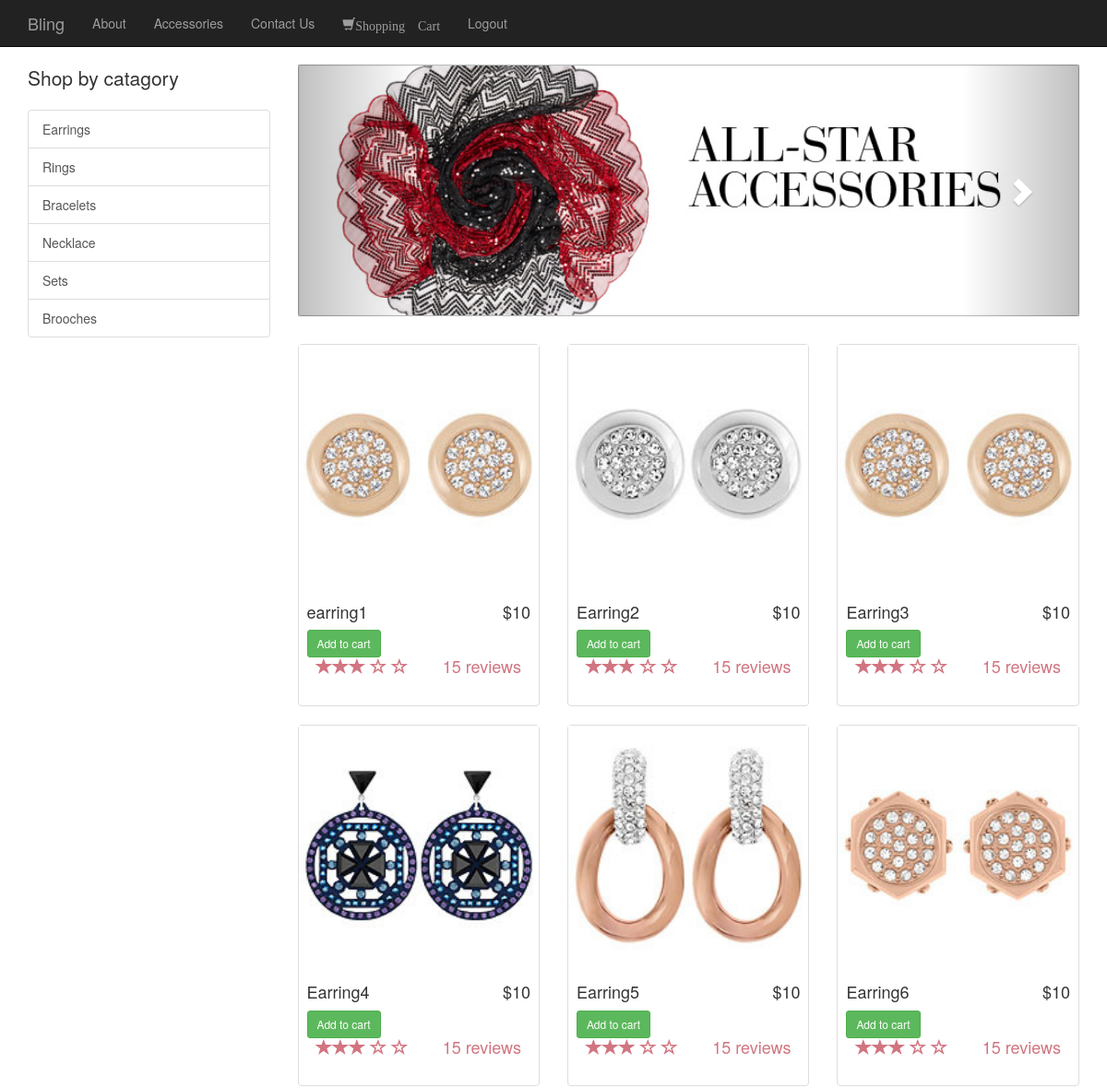
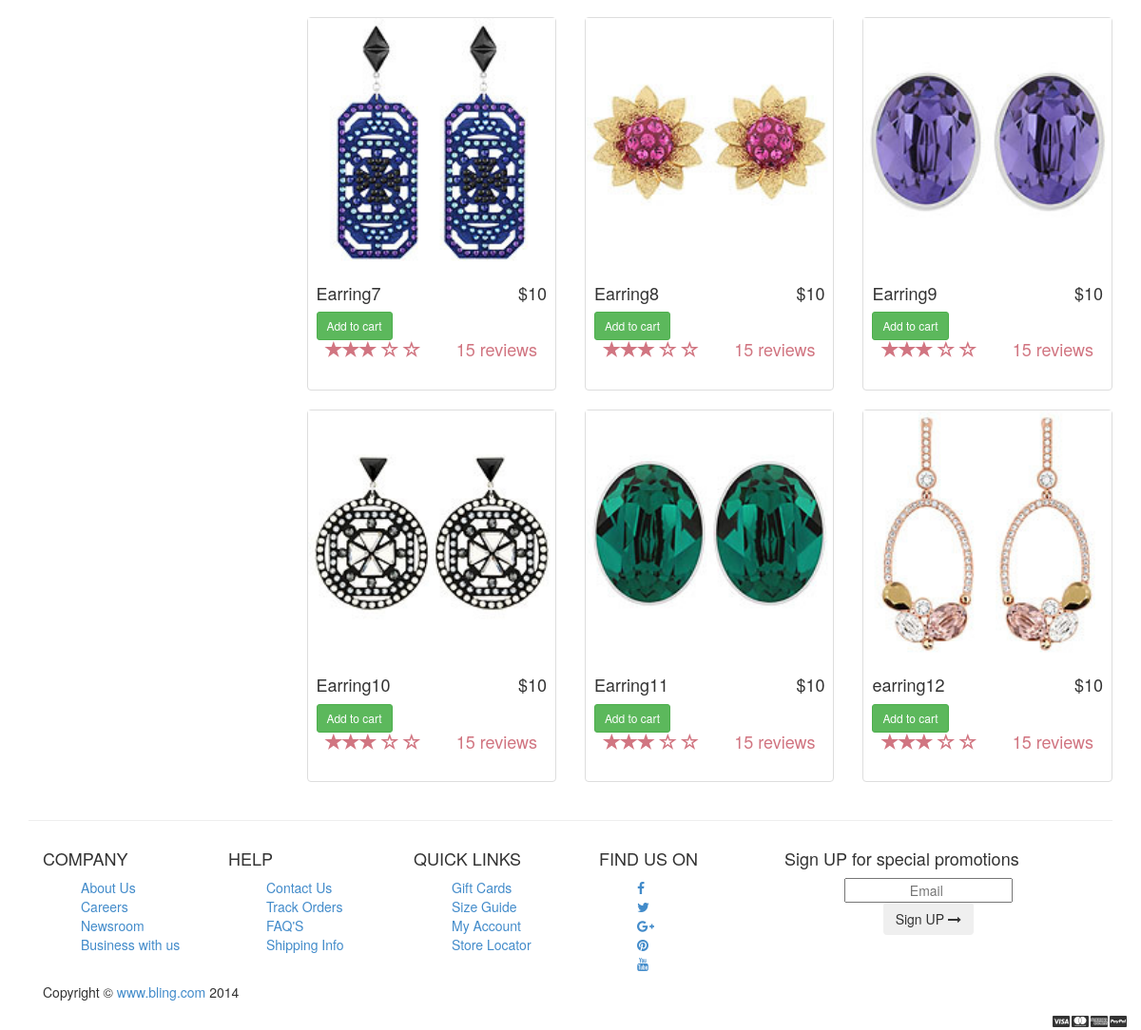
The app's page /earrings.php with its own data (2 pictures, top to bottom).
### tables this page shows
CREATE TABLE `accessories` (
  `id` int(11) NOT NULL AUTO_INCREMENT,
  `catagoryid` varchar(45) DEFAULT NULL,
  `name` varchar(45) DEFAULT NULL,
  `price` varchar(45) DEFAULT NULL,
  `description` varchar(45) DEFAULT NULL,
  `quantity` varchar(45) DEFAULT NULL,
  `reviews` int(11) DEFAULT NULL,
  `imgpath` varchar(100) DEFAULT NULL,
  PRIMARY KEY (`id`)
);

### earrings.php (the view, shortened to what this page needs)
<!DOCTYPE html>
<html lang="en">
	<head>
		<link rel="stylesheet" type="text/css" href="css/style.css">
		<link href="css/bootstrap.min.css" rel="stylesheet">
		<link href="css/shop-homepage.css" rel="stylesheet">
	</head>
	<body>
		<nav class="navbar navbar-inverse navbar-fixed-top" role="navigation">
			<div class="container">
				<div class="navbar-header">
					<a class="navbar-brand" href="home.php">Bling</a>
				</div>
				<div class="collapse navbar-collapse" id="bs-example-navbar-collapse-1">
					<ul class="nav navbar-nav">
						<li>
							<a href="about.php">About</a>
						</li>
						<li>
							<a href="accessories.php">Accessories</a>
						</li>
						<li>
							<a href="contact.php">Contact Us</a>
						</li>
						<li>
							<a href="cart.php" class="glyphicon glyphicon-shopping-cart">Shopping Cart</a>
						</li>
						<li>
							<a href="logout.php">Logout</a>
						</li>
					</ul>
				</div>
			</div>
		</nav>
		<div class="container">
			<div class="row">
				<div class="col-md-3">
					<p class="lead">Shop by catagory</p>
					<div class="list-group">
						<a href="earrings.php" class="list-group-item">Earrings</a>
						<a href="ring.php" class="list-group-item">Rings</a>
						<a href="bracelet.php" class="list-group-item">Bracelets</a>
						<a href="necklace.php" class="list-group-item">Necklace</a>
						<a href="sets.php" class="list-group-item">Sets</a>
						<a href="brooches.php" class="list-group-item">Brooches</a>
					</div>
				</div>
				<div class="col-md-9">
					<div class="row carousel-holder">
						<div class="col-md-12">
							<div id="carousel-example-generic" class="carousel slide" data-ride="carousel">
								<ol class="carousel-indicators">
									<li data-target="#carousel-example-generic" data-slide-to="0" class="active"></li>
									<li data-target="#carousel-example-generic" data-slide-to="1"></li>
									<li data-target="#carousel-example-generic" data-slide-to="2"></li>
								</ol>
								<div class="carousel-inner">
									<div class="item active">
										<img class="slide-image" src="images/slide_1.jpg" alt="">
									</div>
								</div>
								<a class="left carousel-control" href="#carousel-example-generic" data-slide="prev">
								<span class="glyphicon glyphicon-chevron-left"></span>
								</a>
								<a class="right carousel-control" href="#carousel-example-generic" data-slide="next">
								<span class="glyphicon glyphicon-chevron-right"></span>
								</a>
							</div>
						</div>
					</div>
					<div class="row">
						<?php
							require("config.php");
							$current_url = base64_encode($url="http://".$_SERVER['HTTP_HOST'].$_SERVER['REQUEST_URI']);
							$query = "SELECT
										id,
										name,
										price,
										description,
										imgpath,
										quantity,
										reviews
									FROM accessories where catagoryid=1";
							$resultSet = $mydb->query($query, MYSQLI_STORE_RESULT);
							while ($row = $resultSet->fetch_assoc())
							{
								echo '<div class="col-sm-4 col-lg-4 col-md-4">';
								echo '<div class="thumbnail">';
								echo '<img src="'.$row['imgpath'].'" alt="">';
								echo '<div class="caption">';
								echo '<h4 class="pull-right">$'.$row['price'].'</h4>';
								echo '<h4><p>'.$row['name'].'<p>';
								echo '<h4><a href="addtocart.php?type=add&accid='.$row['id'].'&accqty='.$row['quantity'].'&return_url='.$current_url.'" class="btn btn-success btn-sm">'.'Add to cart'.'</a>';
								echo ' <div class="ratings">';
								 echo '<p class="pull-right">15 reviews</p>';
							                            echo '<p>';
							                               echo ' <span class="glyphicon glyphicon-star"></span>';
							                                echo '<span class="glyphicon glyphicon-star"></span>';
							                                echo '<span class="glyphicon glyphicon-star"></span>';
							                               echo ' <span class="glyphicon glyphicon-star-empty"></span>';
							                               echo ' <span class="glyphicon glyphicon-star-empty"></span>';
							                           echo ' </p>';
								echo '</div>';
								echo '</div>';
								echo '</div>';
								echo '</div>';
							}
							?>
					</div>
				</div>
			</div>
		</div>
		<div class="container">
			<hr>
			<link href="//maxcdn.bootstrapcdn.com/font-awesome/4.2.0/css/font-awesome.min.css" rel="stylesheet">
			<div class="footer" id="footer">
				<div class="container">
					<div class="row">
						<div class="col-lg-2  col-md-2 col-sm-4 col-xs-6">
							<h4> COMPANY </h4>
							<ul>
								<li> <a href="#"> About Us </a> </li>
								<li> <a href="#"> Careers </a> </li>
								<li> <a href="#"> Newsroom </a> </li>
								<li> <a href="#"> Business with us </a> </li>
							</ul>
						</div>
						<div class="col-lg-2  col-md-2 col-sm-4 col-xs-6">
							<h4>HELP </h4>
							<ul>
								<li> <a href="#"> Contact Us </a> </li>
								<li> <a href="#"> Track Orders </a> </li>
								<li> <a href="#"> FAQ'S </a> </li>
								<li> <a href="#"> Shipping Info </a> </li>
							</ul>
						</div>
						<div class="col-lg-2  col-md-2 col-sm-4 col-xs-6">
							<h4> QUICK LINKS</h4>
							<ul>
								<li> <a href="#"> Gift Cards </a> </li>
								<li> <a href="#"> Size Guide</a> </li>
								<li> <a href="#"> My Account</a> </li>
								<li> <a href="#"> Store Locator </a> </li>
							</ul>
						</div>
						<div class="col-lg-2  col-md-2 col-sm-4 col-xs-6 ">
							<h4> FIND US ON </h4>
							<ul class="social">
								<li> <a href="#"> <i class=" fa fa-facebook">   </i> </a> </li>
								<li> <a href="#"> <i class="fa fa-twitter">   </i> </a> </li>
								<li> <a href="#"> <i class="fa fa-google-plus">   </i> </a> </li>
								<li> <a href="#"> <i class="fa fa-pinterest">   </i> </a> </li>
								<li> <a href="#"> <i class="fa fa-youtube">   </i> </a> </li>
							</ul>
						</div>
						<div class="col-lg-3  col-md-3 col-sm-6 col-xs-12 ">
							<h4> Sign UP for special promotions </h4>
							<ul>
								<li>
									<div class="input-append newsletter-box text-center">
										<input type="text" class="full text-center" placeholder="Email ">
										<button class="btn  bg-gray" type="button"> Sign UP <i class="fa fa-long-arrow-right"> </i> </button>
									</div>
								</li>
							</ul>
						</div>
					</div>
				</div>
			</div>
			<div class="footer-bottom">
				<div class="container">
					<p>Copyright &copy; <a href="home.php">www.bling.com</a> 2014</p>
					<div class="pull-right">
						<ul class="nav nav-pills payments">
							<li><i class="fa fa-cc-visa"></i></li>
							<li><i class="fa fa-cc-mastercard"></i></li>
							<li><i class="fa fa-cc-amex"></i></li>
							<li><i class="fa fa-cc-paypal"></i></li>
						</ul>
					</div>
				</div>
			</div>
		</div>
	</body>
</html>

### css/style.css (style rules this page uses)
body { height: 100%; width: 100%; margin-left:auto; margin-right:auto; background-repeat: no-repeat; }
li { list-style-type:none; }

### css/shop-homepage.css (style rules this page uses)
body { padding-top: 70px; }
.slide-image { width: 100%; }
.carousel-holder { margin-bottom: 30px; }
.carousel-control, .item { border-radius: 4px; }
.caption { height: 130px; overflow: hidden; }
.caption h4 { white-space: nowrap; }
.thumbnail img { width: 100%; }
.ratings { padding-right: 10px; padding-left: 10px; color: #d17581; }
.thumbnail { padding: 0; }

### records on screen
accessories: imgpath (picture), price "10", name "earring1"
accessories: imgpath (picture), price "10", name "Earring2"
accessories: imgpath (picture), price "10", name "Earring3"
accessories: imgpath (picture), price "10", name "Earring4"
accessories: imgpath (picture), price "10", name "Earring5"
accessories: imgpath (picture), price "10", name "Earring6"
accessories: imgpath (picture), price "10", name "Earring7"
accessories: imgpath (picture), price "10", name "Earring8"
accessories: imgpath (picture), price "10", name "Earring9"
accessories: imgpath (picture), price "10", name "Earring10"
accessories: imgpath (picture), price "10", name "Earring11"
accessories: imgpath (picture), price "10", name "earring12"
